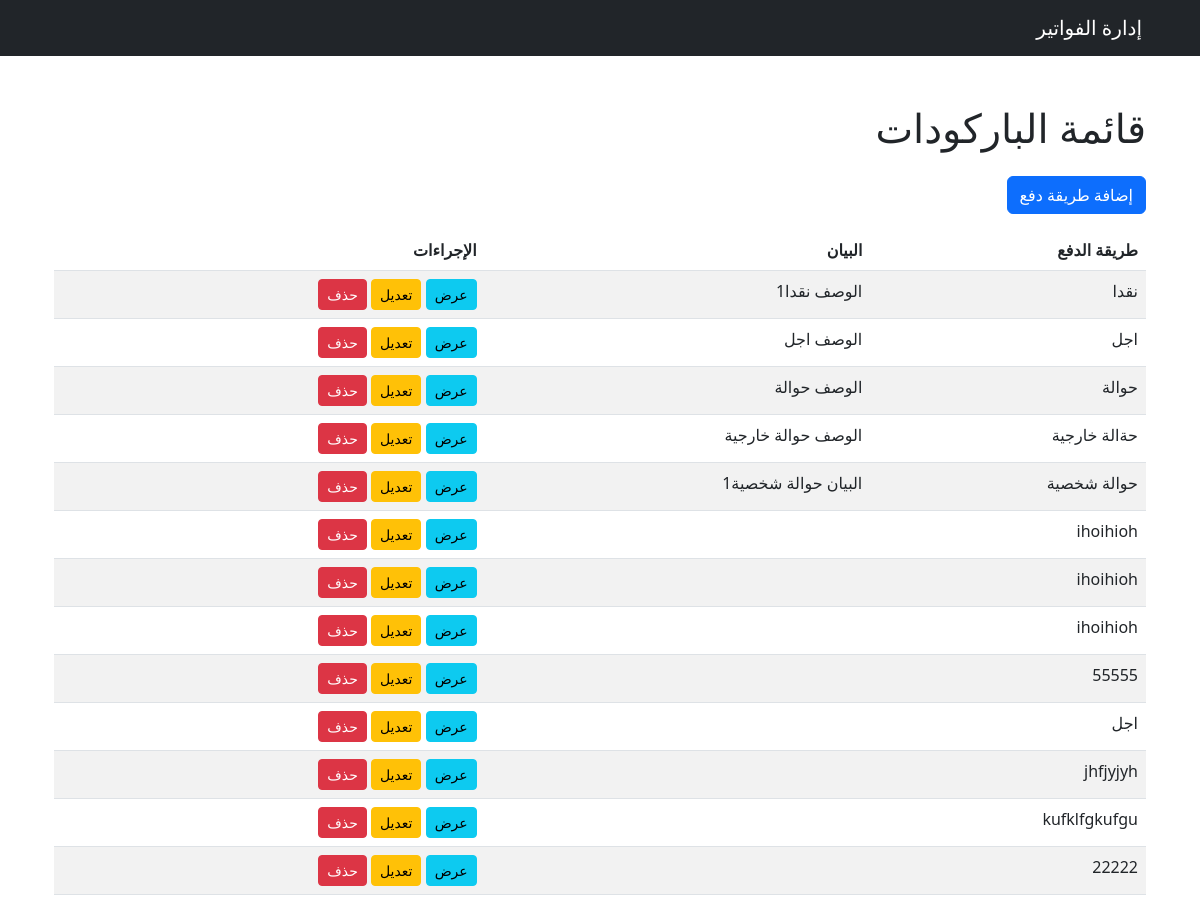
/invoice/payment_method/, run on an earlier commit of the app's database.
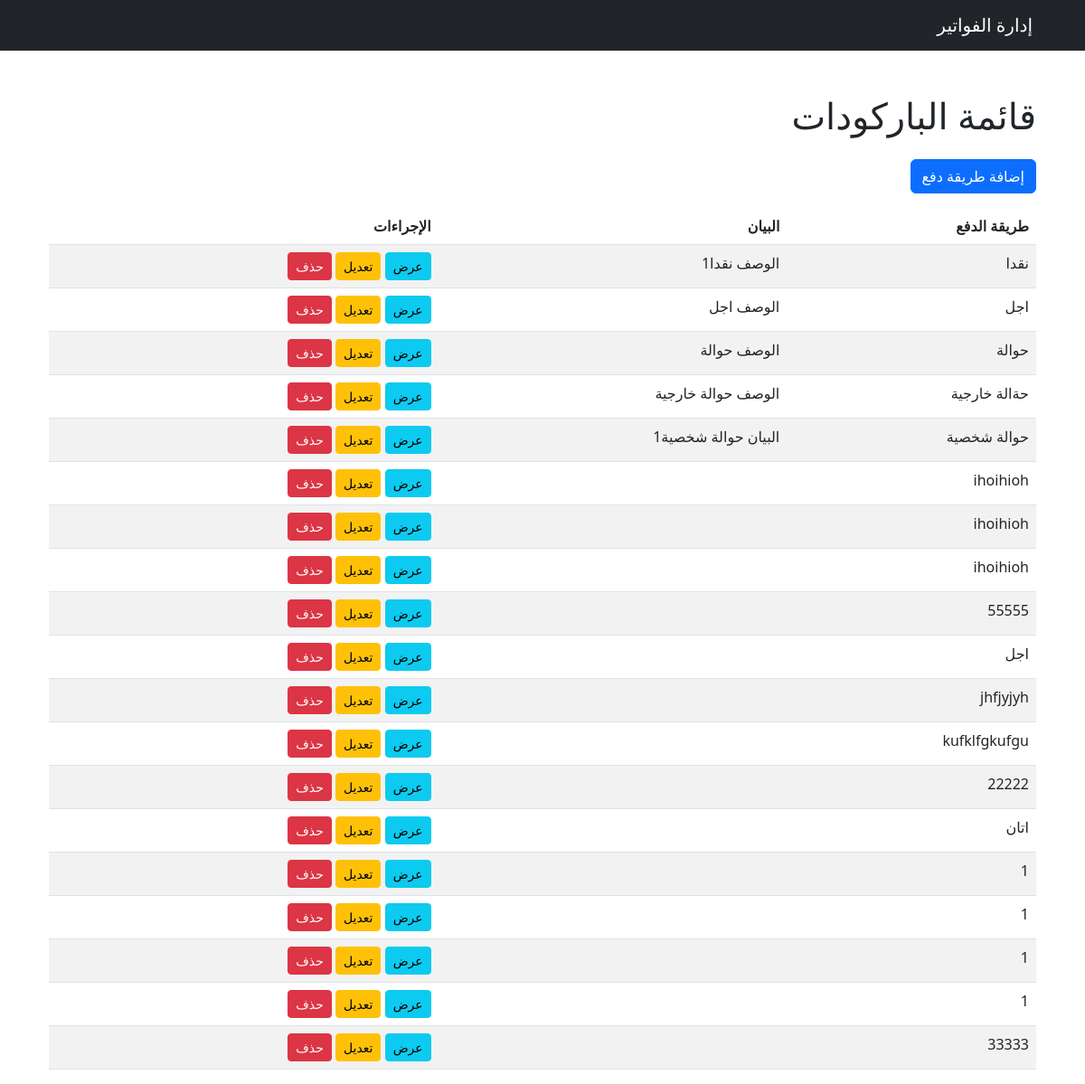
And on a later commit of the database.
### invoice/models.py (models this page shows, shortened)
class Payment_method(models.Model):
    payment_method_name = models.CharField(max_length=255, blank=True, verbose_name=_("طريقة الدفع"))
    payment_method_notes = models.TextField(blank=True, verbose_name=_("البيان"))
    uniqueId = models.UUIDField(default=uuid4, editable=False, unique=True, verbose_name=_("الرقم المسلسل"))
    slug = models.SlugField(max_length=225, unique=True, blank=True, null=True)
    date_created = models.DateTimeField(auto_now_add=True)
    last_updated = models.DateTimeField(auto_now=True)
    class Meta:
        verbose_name = _('طريقة الدفع')
        verbose_name_plural = _('طرق الدفع')

### invoice/views.py (the view)
# urls.py: path('payment_method/', payment_methodListView.as_view(), name='payment_method_list'),
class payment_methodListView(ListView):
    model = Payment_method
    template_name = 'payment_method/payment_method_list.html'
    context_object_name = 'payment_method'

### templates/payment_method/payment_method_list.html
{% extends 'base.html' %}
{% block content %}
<div class="container mt-5">
    <h1 class="mb-4">قائمة الباركودات </h1>
    <a href="{% url 'payment_method_create' %}" class="btn btn-primary mb-3">إضافة طريقة دفع </a>
    <table class="table table-striped">
        <thead>
            <tr>
                <th> طريقة الدفع </th>
                <th>البيان</th>
                <th>الإجراءات</th>
            </tr>
        </thead>
        <tbody>
            {% for payment_method in payment_method %}
                <tr>
                    <td>{{ payment_method.payment_method_name }}</td>
                    <td>{{ payment_method.payment_method_notes }}</td>
                    <td>
                        <a href="{% url 'payment_method_detail' payment_method.pk %}" class="btn btn-info btn-sm">عرض</a>
                        <a href="{% url 'payment_method_update' payment_method.pk %}" class="btn btn-warning btn-sm">تعديل</a>
                        <a href="{% url 'payment_method_delete' payment_method.pk %}" class="btn btn-danger btn-sm">حذف</a>
                    </td>
                </tr>
            {% endfor %}
        </tbody>
    </table>
</div>
{% endblock %}

What changed in the data, as far as the page shows it:
added Payment_method: payment_method_name "اتان"
added Payment_method: payment_method_name "1"
added Payment_method: payment_method_name "1"
added Payment_method: payment_method_name "1"
added Payment_method: payment_method_name "1"
added Payment_method: payment_method_name "33333"
